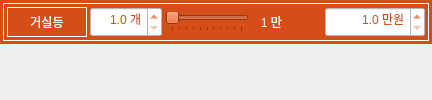
           <widget class="QWidget" name="tab_4">
            <attribute name="title">
             <string>조명</string>
            </attribute>
            <layout class="QVBoxLayout" name="verticalLayout_5">
             <property name="spacing">
              <number>0</number>
             </property>
             <property name="leftMargin">
              <number>0</number>
             </property>
             <property name="topMargin">
              <number>0</number>
             </property>
             <property name="rightMargin">
              <number>0</number>
             </property>
             <property name="bottomMargin">
              <number>0</number>
             </property>
             <item>
              <widget class="QFrame" name="frame_133">
               <property name="minimumSize">
                <size>
                 <width>0</width>
                 <height>30</height>
                </size>
               </property>
               <property name="maximumSize">
                <size>
                 <width>16777215</width>
                 <height>16777215</height>
                </size>
               </property>
               <property name="font">
                <font>
                 <family>나눔고딕 ExtraBold</family>
                 <pointsize>9</pointsize>
                 <weight>9</weight>
                 <italic>false</italic>
                 <bold>false</bold>
                </font>
               </property>
               <property name="styleSheet">
                <string notr="true">background-color: rgb(213, 77, 23);
font: 75 9pt &quot;나눔고딕 ExtraBold&quot;;</string>
               </property>
               <layout class="QHBoxLayout" name="horizontalLayout_280">
                <property name="leftMargin">
                 <number>3</number>
                </property>
                <property name="topMargin">
                 <number>3</number>
                </property>
                <property name="rightMargin">
                 <number>3</number>
                </property>
                <property name="bottomMargin">
                 <number>3</number>
                </property>
                <item>
                 <widget class="QFrame" name="horizontalFrame_31">
                  <property name="styleSheet">
                   <string notr="true">color: rgb(255, 255, 255);</string>
                  </property>
                  <property name="frameShape">
                   <enum>QFrame::Box</enum>
                  </property>
                  <layout class="QHBoxLayout" name="horizontalLayout_102">
                   <property name="spacing">
                    <number>3</number>
                   </property>
                   <property name="leftMargin">
                    <number>3</number>
                   </property>
                   <property name="topMargin">
                    <number>3</number>
                   </property>
                   <property name="rightMargin">
                    <number>3</number>
                   </property>
                   <property name="bottomMargin">
                    <number>3</number>
                   </property>
                   <item>
                    <widget class="QLabel" name="label_43">
                     <property name="sizePolicy">
                      <sizepolicy hsizetype="Preferred" vsizetype="Fixed">
                       <horstretch>0</horstretch>
                       <verstretch>0</verstretch>
                      </sizepolicy>
                     </property>
                     <property name="minimumSize">
                      <size>
                       <width>80</width>
                       <height>30</height>
                      </size>
                     </property>
                     <property name="maximumSize">
                      <size>
                       <width>80</width>
                       <height>16777215</height>
                      </size>
                     </property>
                     <property name="font">
                      <font>
                       <family>나눔고딕 ExtraBold</family>
                       <pointsize>9</pointsize>
                       <weight>9</weight>
                       <italic>false</italic>
                       <bold>false</bold>
                      </font>
                     </property>
                     <property name="styleSheet">
                      <string notr="true">background-color: rgb(213, 77, 23);
color: rgb(255, 255, 255);</string>
                     </property>
                     <property name="frameShape">
                      <enum>QFrame::Box</enum>
                     </property>
                     <property name="text">
                      <string>거실등</string>
                     </property>
                     <property name="alignment">
                      <set>Qt::AlignCenter</set>
                     </property>
                    </widget>
                   </item>
                   <item>
                    <widget class="QDoubleSpinBox" name="doubleSpinBox_demol_area_light_2">
                     <property name="minimumSize">
                      <size>
                       <width>70</width>
                       <height>30</height>
                      </size>
                     </property>
                     <property name="styleSheet">
                      <string notr="true">background-color: rgb(255, 255, 255);
color: rgb(213, 77, 23);</string>
                     </property>
                     <property name="alignment">
                      <set>Qt::AlignRight|Qt::AlignTrailing|Qt::AlignVCenter</set>
                     </property>
                     <property name="prefix">
                      <string/>
                     </property>
                     <property name="suffix">
                      <string> 개</string>
                     </property>
                     <property name="decimals">
                      <number>1</number>
                     </property>
                     <property name="minimum">
                      <double>1.000000000000000</double>
                     </property>
                     <property name="maximum">
                      <double>100.000000000000000</double>
                     </property>
                     <property name="singleStep">
                      <double>1.000000000000000</double>
                     </property>
                     <property name="value">
                      <double>1.000000000000000</double>
                     </property>
                    </widget>
                   </item>
                   <item>
                    <widget class="QSlider" name="horizontalSlider_demol_light_2">
                     <property name="minimum">
                      <number>10</number>
                     </property>
                     <property name="maximum">
                      <number>30</number>
                     </property>
                     <property name="singleStep">
                      <number>1</number>
                     </property>
                     <property name="pageStep">
                      <number>1</number>
                     </property>
                     <property name="value">
                      <number>10</number>
                     </property>
                     <property name="sliderPosition">
                      <number>10</number>
                     </property>
                     <property name="orientation">
                      <enum>Qt::Horizontal</enum>
                     </property>
                     <property name="invertedAppearance">
                      <bool>false</bool>
                     </property>
                     <property name="invertedControls">
                      <bool>false</bool>
                     </property>
                     <property name="tickPosition">
                      <enum>QSlider::TicksBelow</enum>
                     </property>
                     <property name="tickInterval">
                      <number>2</number>
                     </property>
                    </widget>
                   </item>
                   <item>
                    <widget class="QLabel" name="label_demol_light_2">
                     <property name="minimumSize">
                      <size>
                       <width>30</width>
                       <height>0</height>
                      </size>
                     </property>
                     <property name="text">
                      <string>1 만</string>
                     </property>
                     <property name="alignment">
                      <set>Qt::AlignRight|Qt::AlignTrailing|Qt::AlignVCenter</set>
                     </property>
                    </widget>
                   </item>
                   <item>
                    <spacer name="horizontalSpacer_29">
                     <property name="orientation">
                      <enum>Qt::Horizontal</enum>
                     </property>
                     <property name="sizeType">
                      <enum>QSizePolicy::Preferred</enum>
                     </property>
                     <property name="sizeHint" stdset="0">
                      <size>
                       <width>40</width>
                       <height>20</height>
                      </size>
                     </property>
                    </spacer>
                   </item>
                   <item>
                    <widget class="QDoubleSpinBox" name="doubleSpinBox_demol_cost_light_2">
                     <property name="minimumSize">
                      <size>
                       <width>100</width>
                       <height>30</height>
                      </size>
                     </property>
                     <property name="styleSheet">
                      <string notr="true">background-color: rgb(255, 255, 255);
color: rgb(213, 77, 23);</string>
                     </property>
                     <property name="alignment">
                      <set>Qt::AlignRight|Qt::AlignTrailing|Qt::AlignVCenter</set>
                     </property>
                     <property name="prefix">
                      <string/>
                     </property>
                     <property name="suffix">
                      <string> 만원</string>
                     </property>
                     <property name="decimals">
                      <number>1</number>
                     </property>
                     <property name="minimum">
                      <double>1.000000000000000</double>
                     </property>
                     <property name="maximum">
                      <double>100.000000000000000</double>
                     </property>
                     <property name="singleStep">
                      <double>1.000000000000000</double>
                     </property>
                     <property name="value">
                      <double>1.000000000000000</double>
                     </property>
                    </widget>
                   </item>
                  </layout>
                 </widget>
                </item>
               </layout>
              </widget>
             </item>
             <item>
              <spacer name="verticalSpacer_4">
               <property name="orientation">
                <enum>Qt::Vertical</enum>
               </property>
               <property name="sizeHint" stdset="0">
                <size>
                 <width>20</width>
                 <height>20</height>
                </size>
               </property>
              </spacer>
             </item>
            </layout>
           </widget>
